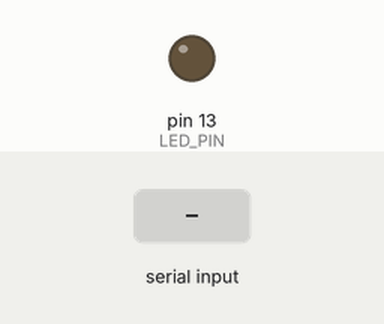
A sketch run on a simulated Arduino Uno, built with avr-gcc and run on an emulated ATmega328P. On the bench: output pins drawn as LEDs (lit = HIGH). The inputs (shaded band) are chosen by the test bench. What the sketch prints to the serial monitor is not drawn.

Above: at 1.3 s.
1.4 s: "1\n" received over the second serial link
Timing chart, 0 to 4.4 s (numbered marks = the images above; inputs shaded):
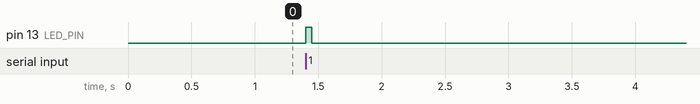

Measured:
- after the input at 1.4 s, pin 13 (LED_PIN): LOW → HIGH at once, → LOW 0.05 s later

The sketch:

uart_simple_receiver.ino
```cpp
/*
 * XBee Pro 900HP - Simple UART Receiver (Arduino)
 *
 * Receives text messages from XBee and prints to Serial Monitor
 * Good for initial XBee testing and range tests
 *
 * XBee Configuration Required (XCTU):
 * - AP = 0 (Transparent Mode)
 * - BD = 3 (9600 baud) - Must match sketch
 * - ID = 7777 (Network ID - must match sender)
 * - HP = 0 (Preamble ID - must match sender)
 *
 * Wiring (Arduino Uno -> XBee):
 * Arduino GND -> XBee Pin 10 (GND)
 * Arduino 5V  -> XBee Shield 5V input
 * Arduino Pin 2 (RX) -> XBee Pin 2 (DOUT/TX)
 * Arduino Pin 3 (TX) -> XBee Pin 3 (DIN/RX)
 *
 * Serial Monitor: 9600 baud
 */

#include <SoftwareSerial.h>

// SoftwareSerial: RX=Pin 2, TX=Pin 3
SoftwareSerial xbee(2, 3);

const int LED_PIN = 13; // Built-in LED
unsigned long lastPacketTime = 0;
uint32_t messagesReceived = 0;

void setup() {
  Serial.begin(9600);
  xbee.begin(9600);  // Must match XBee BD setting

  pinMode(LED_PIN, OUTPUT);

  Serial.println("====================================");
  Serial.println(" XBee UART Simple Receiver - Arduino");
  Serial.println("====================================");
  Serial.println();
  Serial.println("Waiting for messages...");
  Serial.println("XBee UART: 9600 baud on pins 2/3");
  Serial.println();
}

void loop() {
  // Check for incoming data from XBee
  if (xbee.available()) {
    String message = xbee.readStringUntil('\n');
    message.trim(); // Remove whitespace

    if (message.length() > 0) {
      messagesReceived++;
      lastPacketTime = millis();

      // Print to Serial Monitor
      Serial.print("["); Serial.print(millis()); Serial.print(" ms] ");
      Serial.print("Message #"); Serial.print(messagesReceived);
      Serial.print(": ");
      Serial.println(message);

      // Blink LED to show activity
      digitalWrite(LED_PIN, HIGH);
      delay(50);
      digitalWrite(LED_PIN, LOW);
    }
  }

  // Connection timeout detection (10 seconds)
  if (messagesReceived > 0 && (millis() - lastPacketTime > 10000)) {
    Serial.println();
    Serial.println("WARNING: No messages for 10 seconds");
    Serial.println("Check:");
    Serial.println("  - Sender is powered on");
    Serial.println("  - XBee ID/HP settings match");
    Serial.println("  - Antennas are connected");
    Serial.println("  - Distance is within range");
    Serial.println();
    delay(5000); // Print once every 5 seconds
  }
}
```
